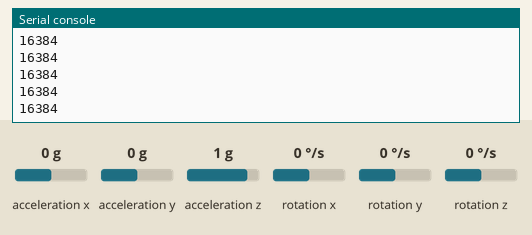
This program was run on a simulated ESP32 board running MicroPython. Parts: the last lines printed to the serial console. Inputs (shaded band) come from the test bench; at power-on: acceleration z 1 g, acceleration x 0 g, acceleration y 0 g, rotation x 0 °/s, rotation y 0 °/s, rotation z 0 °/s. Library files of the repository ran but are not shown: mpu6050.py.

Above: at 1.2 s.
1.3 s: acceleration z set to -1.4 g
At 2.4 s:
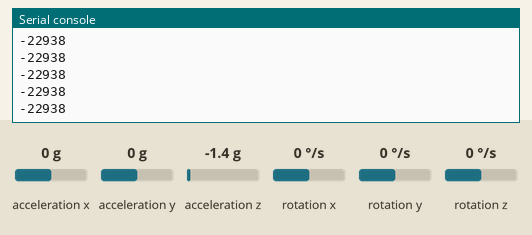
2.8 s: acceleration z set to -0.8 g
At 3.5 s:
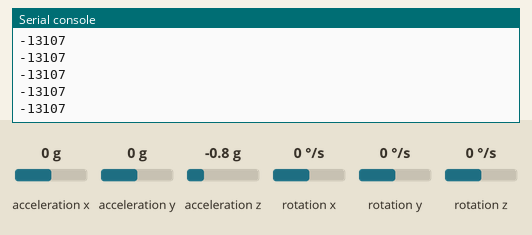
Timing chart, 0 to 5.8 s (numbered marks = the images above; inputs shaded):
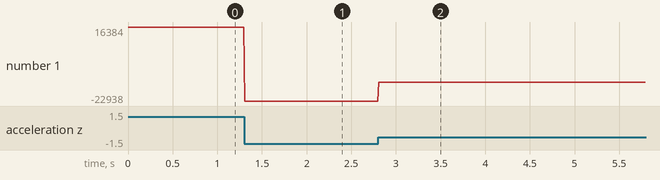

Measured:
- after the input at 1.3 s, the serial console: prints a new line at once (image 1)
- after the input at 2.8 s, the serial console: prints a new line at once (image 2)
- plotted number 1: 16384 → -22938 after the input at 1.3 s, -22938 → -13107 after the input at 2.8 s

The program:

mpu6050_main.py
```python
from machine import I2C
from machine import Pin
from time import sleep
from mpu6050 import MPU6050
import sys
#Initialisering af I2C objekt
i2c = I2C(0)
#Initialisering af mpu6050 objekt
imu = MPU6050(i2c)
while True:
    try:
        # printer hele dictionary som returneres fra get_values metoden
        print(imu.get_values())
        sleep(0.01)
    except KeyboardInterrupt:
        print("Ctrl+C pressed - exiting program.")
        sys.exit()
```
